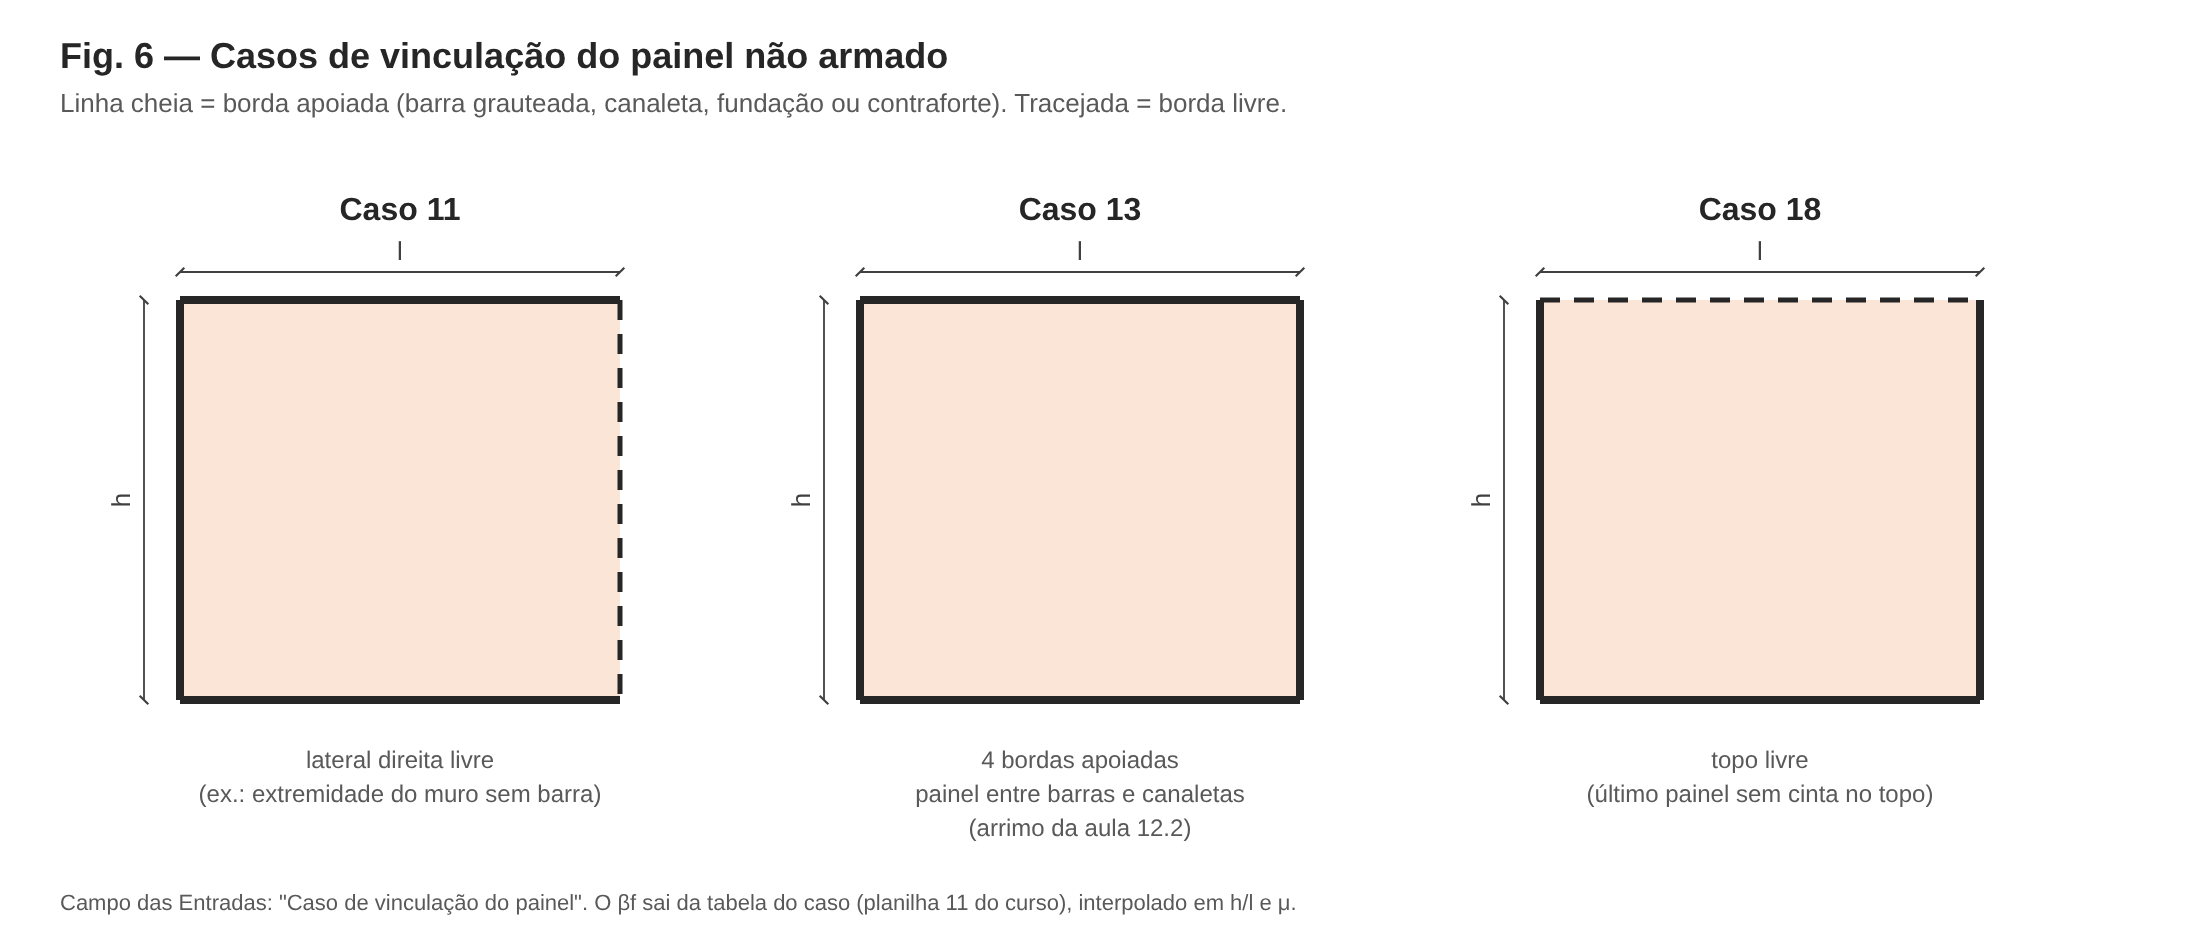

Write the Python code that produced this figure.
from figlib import SVG, C
W, H = 1100, 470
s = SVG(W, H)
s.text(30, 34, 'Fig. 6 — Casos de vinculação do painel não armado', size=18, anchor='start', weight='bold')
s.text(30, 56, 'Linha cheia = borda apoiada (barra grauteada, canaleta, fundação ou contraforte). Tracejada = borda livre.', size=13, anchor='start', color=C['note'])
def pan(x, y, w, h, free, title, note):
    s.rect(x, y, w, h, fill='#fbe5d6', stroke='none')
    edges = {'esq': (x, y, x, y + h), 'dir': (x + w, y, x + w, y + h), 'sup': (x, y, x + w, y), 'inf': (x, y + h, x + w, y + h)}
    for k, (a, b, c, d) in edges.items():
        if k in free:
            s.line(a, b, c, d, stroke=C['line'], sw=2.5, extra='stroke-dasharray="10,7"')
        else:
            s.line(a, b, c, d, stroke=C['line'], sw=4)
    s.text(x + w / 2, y - 40, title, size=16, weight='bold')
    s.dim_h(x, x + w, y - 14, 'l', size=13)
    s.dim_v(x - 18, y, y + h, 'h', side=-1, size=13)
    for i, l in enumerate(note):
        s.text(x + w / 2, y + h + 34 + i * 17, l, size=12, color=C['note'])
pan(90, 150, 220, 200, ['dir'], 'Caso 11', ['lateral direita livre', '(ex.: extremidade do muro sem barra)'])
pan(430, 150, 220, 200, [], 'Caso 13', ['4 bordas apoiadas', 'painel entre barras e canaletas', '(arrimo da aula 12.2)'])
pan(770, 150, 220, 200, ['sup'], 'Caso 18', ['topo livre', '(último painel sem cinta no topo)'])
s.text(30, 455, 'Campo das Entradas: "Caso de vinculação do painel". O βf sai da tabela do caso (planilha 11 do curso), interpolado em h/l e μ.', size=11, anchor='start', color=C['note'])
s.save('fig06_casos.svg'); print('ok')
